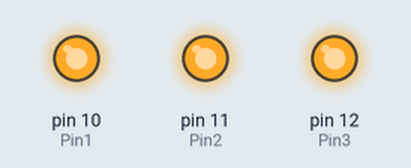
A sketch run on a simulated Arduino Uno, built with avr-gcc and run on an emulated ATmega328P. Shown: output pins drawn as LEDs (lit = HIGH).

Above: at 0.2 s.
At 1.7 s:
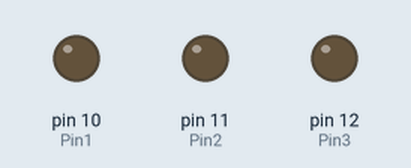
Timing chart, 0 to 3.0 s (numbered marks = the images above):
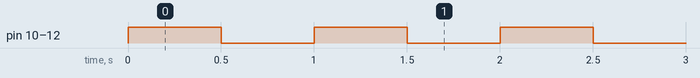

Measured:
- by itself, pin 10 (Pin1), pin 11 (Pin2), pin 12 (Pin3): alternates HIGH for 0.50 s and LOW for 0.50 s

The sketch:

01_LED_01.ino
```cpp
int Pin1=10;
int Pin2=11;
int Pin3=12;

void setup() {
  pinMode(Pin1,OUTPUT);
  pinMode(Pin2,OUTPUT);
  pinMode(Pin3,OUTPUT);
}

void loop() {
  digitalWrite(Pin1,HIGH);
  digitalWrite(Pin2,HIGH);
  digitalWrite(Pin3,HIGH);
  delay(500);
  digitalWrite(Pin1,LOW);
  digitalWrite(Pin2,LOW);
  digitalWrite(Pin3,LOW);;
  delay(500);
}
```
